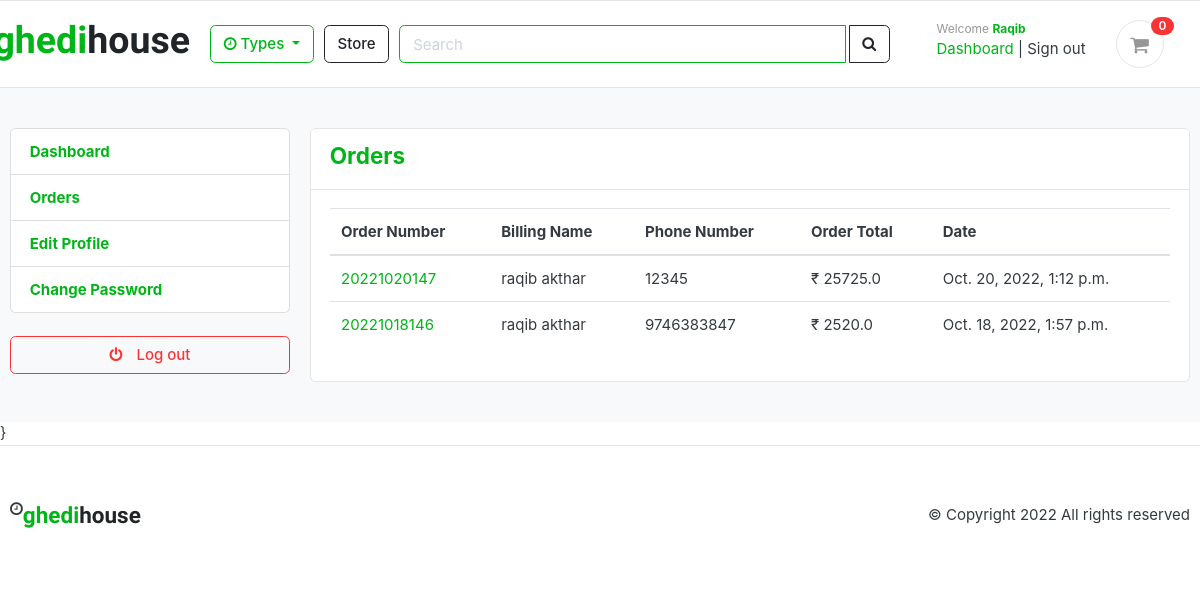
/my_orders/ (signed in), run on the app's committed database.
### accounts/models.py (models this page shows, shortened)
class Account(AbstractBaseUser):
    first_name = models.CharField(max_length=25)
    last_name = models.CharField(max_length=25)
    username = models.CharField(max_length=50,unique=True)
    email = models.EmailField(max_length=100,unique=True)
    phone_number = models.CharField(max_length=50)
    date_joined = models.DateTimeField(auto_now_add=True)
    last_login = models.DateTimeField(auto_now_add=True)
    is_admin = models.BooleanField(default=False)
    is_staff = models.BooleanField(default=False)
    is_active = models.BooleanField(default=False)
    is_superadmin = models.BooleanField(default=False)
    USERNAME_FIELD = 'email'
    REQUIRED_FIELDS = ['username','first_name','last_name']
    objects = MyAccountManager()

### orders/models.py (models this page shows, shortened)
class Order(models.Model):
    STATUS=(
        ('Pending','Pending'),
        ('Accepted','Accepted'),
        ('Completed','Completed'),
        ('Cancelled','Cancelled'),
    )
    user = models.ForeignKey(Account, on_delete = models.SET_NULL,null=True)
    payment = models.ForeignKey(Payment,on_delete = models.SET_NULL,blank = True,null=True)
    order_number = models.CharField(max_length=50)
    first_name = models.CharField(max_length=50)
    last_name = models.CharField(max_length=50)
    phone = models.CharField(max_length=15)
    email = models.CharField(max_length=50)
    address_line_1 = models.CharField(max_length=50)
    address_line_2 = models.CharField(max_length=50,blank=True)
    country = models.CharField(max_length=50)
    state = models.CharField(max_length=50)
    city = models.CharField(max_length=50)
    order_total = models.FloatField()
    tax = models.FloatField()
    status = models.CharField(max_length=10,choices=STATUS,default='Pending')
    ip = models.CharField(max_length=50,blank=True)
    is_ordered = models.BooleanField(default=False)
    created_at = models.DateTimeField(auto_now_add = True)
    updated_at = models.DateTimeField(auto_now_add = True)

### accounts/views.py (the view)
# urls.py: path('my_orders/',views.my_orders,name='my_orders'),
@login_required(login_url='login')
def my_orders(request):
    orders = Order.objects.filter(user = request.user,is_ordered=True).order_by('-created_at')
    context = {
        'orders': orders,
    }
    return render(request,'accounts/my_orders.html',context)

### carts/context_processors.py (called while the page is built)
def counter(request):
    cart_count = 0
    if 'admin' in request.path:
        return {}
    else:
        try:
            cart = Cart.objects.filter(cart_id=_cart_id(request))
            if request.user.is_authenticated:
                   cart_items = CartItem.objects.all().filter(user=request.user)
            else:
                cart_items = CartItem.objects.all().filter(cart=cart[:1])
            for cart_item in cart_items:
                cart_count = cart_count + cart_item.quantity
        except Cart.DoesNotExist:
            cart_count = 0
    return dict(cart_count=cart_count)

### carts/views.py (called while the page is built)
def _cart_id(request):
    cart=request.session.session_key
    if not cart:
        cart = request.session.create()
    return cart

### category/context_processors.py (called while the page is built)
def menu_links(request):
    links = Category.objects.all()
    return dict(links=links)

### category/models.py (called while the page is built)
    def get_url(self):
        return reverse('products_by_category',args=[self.slug])

### templates/accounts/my_orders.html
{% extends 'base.html' %}
{% block content %}
<section class="section-conten padding-y bg">
    <div class="container">
        <div class="row">
        {% include 'includes/dashboard_sidebar.html' %}
        <main class="col-md-9">
            <article class="card">
            <header class="card-header">
                <strong class="d-inline-block mr-3 text-success h4">Orders</strong>
            </header>
            <div class="card-body">
                <div class="row">
                     <div class="col-md-12">
                        <table class="table table-hover">
                            <thead>
                              <tr>
                                <th scope="col">Order Number</th>
                                <th scope="col">Billing Name</th>
                                <th scope="col">Phone Number</th>
                                <th scope="col">Order Total</th>
                                <th scope="col">Date</th>
                              </tr>
                            </thead>
                            <tbody>
                            {% for order in orders %}
                              <tr>
                                <td scope="row"><a href="{% url 'order_detail' order.order_number %}" class="text-success">{{order.order_number}}</a></td>
                                <td> {{order.first_name}} {{order.last_name}}</td>
                                <td>{{order.phone}}</td>
                                <td>₹ {{order.order_total}}</td>
                                <td>{{order.created_at}}</td>
                              </tr>
                            {% endfor %}
                            </tbody>
                          </table>
                     </div>
                </div>
            </div>
            </article>
        </main>
    </div>
    </div>
    </section>
{% endblock %}

### templates/includes/navbar.html (shortened to what this page needs)
{% load static %}
<header class="section-header">
    <section class="header-main border-bottom">
        <div class="container">
    <div class="row align-items-center">
        <div class=" col-lg-2 col-md-3 col-6 container">
               <div class="d-flex justify-content-end"><a href="{% url 'home' %}"style="font-family: 'Stick No Bills', sans-serif;"  ><h1 class="logo text-success">ghedi<span class="text-dark">house</span></h1></a></div>
        </div>
        <div class="col-lg col-sm col-md col-6 flex-grow-0">
            <div class="category-wrap dropdown d-inline-block float-right">
                <button type="button" class="btn btn-outline-success dropdown-toggle" data-toggle="dropdown">
                    <i class="fa fa-clock"></i> Types
                </button>
            </div>
        </div>
        <a href="{% url 'store' %}" class="btn btn-outline-dark">Store</a>
        <div class="col-lg  col-md-6 col-sm-12 col">
            <form action="{% url 'search' %}" class="search" method="GET">
                <div class="input-group w-100">
                    <input type="text" class="form-control border border-success" style="width:60%;" placeholder="Search" name="keyword">
                    <div class="input-group-append">
                      <button class="btn btn-outline-dark ml-1" type="submit">
                        <i class="fa fa-search"></i>
                      </button>
                    </div>
                </div>
            </form>
        </div>
        <div class="col-lg-3 col-sm-6 col-12 d-flex justify-content-center order-2 order-lg-3">
            <div class="d-flex justify-content-end mb-3 mb-lg-0">
              {% if request.user.is_superadmin %}
              <div class="widget-header">
                <small class="title text-muted">Welcome <span style="font-size: 12px !important; font-weight: 700; text-transform: capitalize" class="text-success">{{ request.user.username }}</span></small>
                <div>
                  <a href="{% url 'manager_dashboard' %}" class="text-success">Dashboard</a> <span class="dark-transp"> | </span>
                  <a href="{% url 'manager_logout' %}"> Sign out</a>
                </div>
              </div>
              {% endif %}
              <a href="{% url 'cart' %}" class="widget-header pl-3 ml-3">
                <div class="icon icon-sm rounded-circle border"><i class="fa fa-shopping-cart"></i></div>
                <span class="badge badge-pill badge-danger notify">{{ cart_count }}</span>
              </a>
            </div>
                </div>
    </div>
        </div>
    </section>
    </header>

### static/css/ui.css (style rules this page uses)
html { font-family: "Inter", sans-serif; font-size: 15px; }
.icon-xs, .icon-sm, .icon-md, .icon-lg { display: inline-block; text-align: center; flex-shrink: 0; flex-grow: 0; }
.icon-sm { width: 48px; height: 48px; line-height: 48px !important; font-size: 20px; }
.padding-y { padding-top: 40px; padding-bottom: 40px; }
article:after, .form-group:after { display: block; clear: both; content: ""; }
.bg { background-color: #f8f9fa; }
.header-main { position: relative; padding-top: 1rem; padding-bottom: 1rem; }
.widget-header { display: inline-block; vertical-align: middle; position: relative; }
.widget-header a { color: #343a40; }
.widget-header i { color: #969696; }
.widget-header .title { display: block; }
.widget-header .notify { position: absolute; top: -3px; right: -10px; }
.notify { position: absolute; top: -4px; right: -10px; display: inline-block; padding: 0.25em 0.6em; font-size: 12px; line-height: 1; text-align: center; border-radius: 3rem; color: #fff; background-color: #fa3434; }

### data on the page
Account: user.username "Raqib"
Order: order_number "20221020147", first_name "raqib", last_name "akthar", phone "12345", order_total "25725.0", created_at "Oct. 20, 2022, 1:12 p.m."
Order: order_number "20221018146", first_name "raqib", last_name "akthar", phone "9746383847", order_total "2520.0", created_at "Oct. 18, 2022, 1:57 p.m."

### other printed values
{{ cart_count }} "0"
